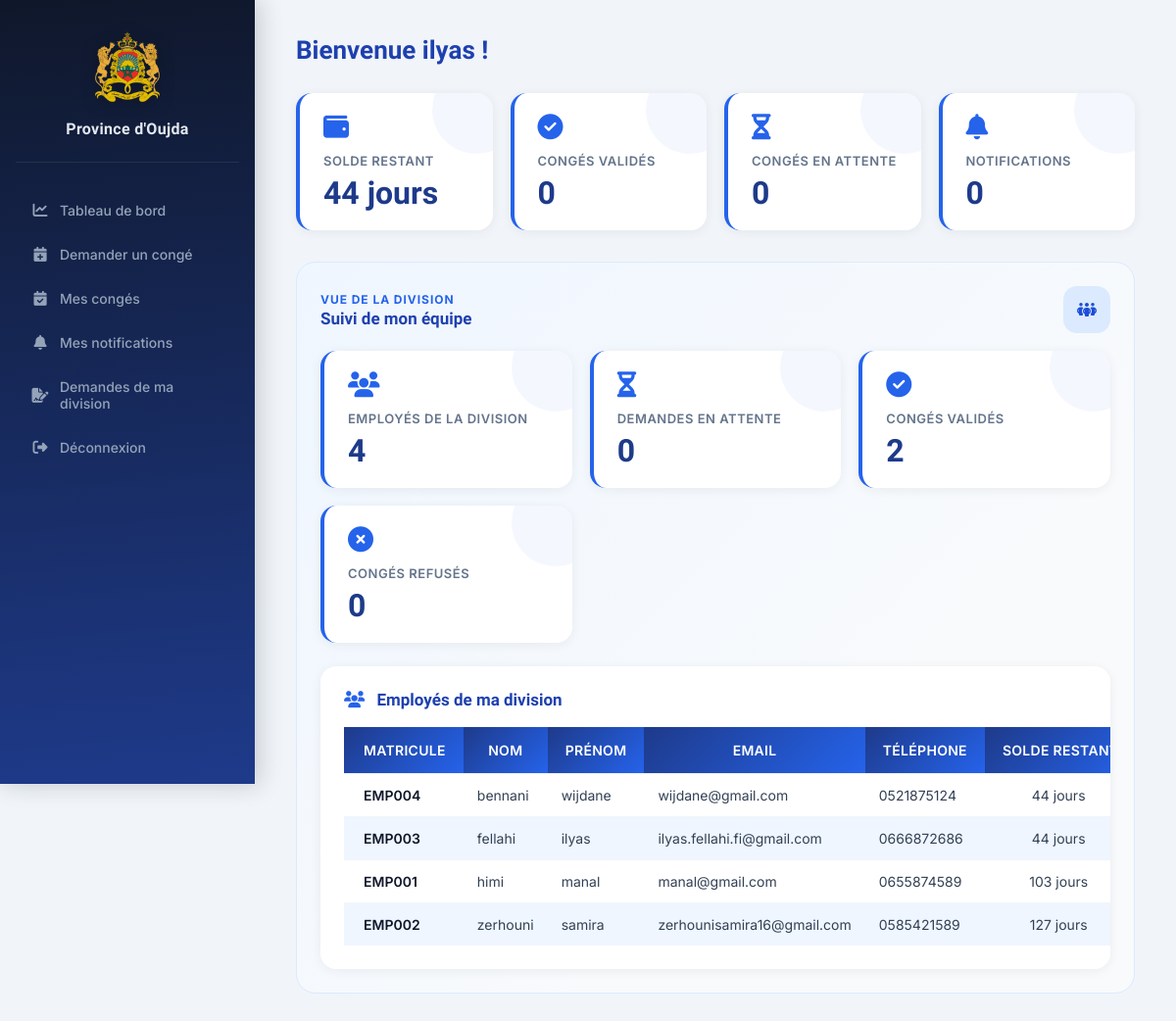
Screenshot of /employe/dashboard.php (signed in) with the database file from the repository.
### tables this page shows
CREATE TABLE `employes` (
  `id` int(11) NOT NULL,
  `matricule` varchar(50) NOT NULL,
  `nom` varchar(50) NOT NULL,
  `prenom` varchar(50) NOT NULL,
  `cin` varchar(20) DEFAULT NULL,
  `email` varchar(100) NOT NULL,
  `telephone` varchar(20) DEFAULT NULL,
  `date_embauche` date NOT NULL,
  `division_id` int(11) DEFAULT NULL,
  `utilisateur_id` int(11) DEFAULT NULL,
  `solde_annuel` int(11) DEFAULT 22,
  `reste_annee_precedente` int(11) DEFAULT 0,
  `solde_total` int(11) DEFAULT 22,
  `derniere_maj_solde` year(4) DEFAULT NULL
);

### config/auth.php (called while the page is built, shortened)
<?php
function e($value): string
{
    return htmlspecialchars((string) $value, ENT_QUOTES, 'UTF-8');
}
?>

### employe/dashboard.php (the view, shortened to what this page needs)
<?php
require_once "../config/auth.php";
require_once "../config/database.php";
$sql = "SELECT *
        FROM employes
        WHERE utilisateur_id = ?";
$stmt = $pdo->prepare($sql);
$stmt->execute([$_SESSION['id']]);
$employe = $stmt->fetch();
$sql = "SELECT COUNT(*) AS total
        FROM conges
        WHERE employe_id = ?
        AND statut = 'Valide'";
$stmt = $pdo->prepare($sql);
$stmt->execute([$employe['id']]);
$totalValide = $stmt->fetch()['total'];
$sql = "SELECT COUNT(*) AS total
        FROM conges
        WHERE employe_id = ?
        AND statut = 'En attente'";
$stmt = $pdo->prepare($sql);
$stmt->execute([$employe['id']]);
$totalAttente = $stmt->fetch()['total'];
$sql = "SELECT COUNT(*) AS total
        FROM notifications
        WHERE utilisateur_id = ?
        AND lu = 0";
$stmt = $pdo->prepare($sql);
$stmt->execute([$_SESSION['id']]);
$totalNotifications = $stmt->fetch()['total'];
if($_SESSION['role'] == "chef_division")
{
    $stmt = $pdo->prepare("
        SELECT COUNT(*) AS total
        FROM employes
        WHERE division_id = ?
    ");
    $stmt->execute([$employe['division_id']]);
    $totalEmployesDivision = $stmt->fetch()['total'];
    $stmt = $pdo->prepare("
        SELECT COUNT(*) AS total
        FROM conges
        INNER JOIN employes
        ON conges.employe_id = employes.id
        WHERE employes.division_id = ?
        AND conges.statut='En attente'
    ");
    $stmt->execute([$employe['division_id']]);
    $totalAttenteDivision = $stmt->fetch()['total'];
    $stmt = $pdo->prepare("
        SELECT COUNT(*) AS total
        FROM conges
        INNER JOIN employes
        ON conges.employe_id = employes.id
        WHERE employes.division_id = ?
        AND conges.statut='Valide'
    ");
    $stmt->execute([$employe['division_id']]);
    $totalValideDivision = $stmt->fetch()['total'];
    $stmt = $pdo->prepare("
        SELECT COUNT(*) AS total
        FROM conges
        INNER JOIN employes
        ON conges.employe_id = employes.id
        WHERE employes.division_id = ?
        AND conges.statut='Refuse'
    ");
    $stmt->execute([$employe['division_id']]);
    $totalRefuseDivision = $stmt->fetch()['total'];
}
$sql = "SELECT
            matricule,
            nom,
            prenom,
            email,
            telephone,
            solde_total
        FROM employes
        WHERE division_id = ?
        ORDER BY nom, prenom";
$stmt = $pdo->prepare($sql);
$stmt->execute([$employe['division_id']]);
$employesDivision = $stmt->fetchAll();
?>
<!DOCTYPE html>
<html lang="fr">
<head>
    <link rel="stylesheet"
          href="../assets/css/dashboard.css?v=<?php echo time();?>">
    <link rel="stylesheet"
          href="../assets/css/table.css?v=<?php echo time();?>">
    <link rel="stylesheet"
          href="../assets/css/form.css?v=<?php echo time();?>">
          <link rel="stylesheet"
href="https://cdnjs.cloudflare.com/ajax/libs/font-awesome/6.7.2/css/all.min.css">
</head>
<body>
<div class="container">
    <div class="sidebar">
        <img src="../assets/images/logo.png"
     alt="Logo Province"
     class="sidebar-logo">
<h2 class="sidebar-title">
    Province d'Oujda
</h2>
        <ul>
<li>
    <a href="dashboard.php?page=home">
        <i class="fa-solid fa-chart-line"></i>
        Tableau de bord
    </a>
</li>
<li>
    <a href="dashboard.php?page=demander_conge">
        <i class="fa-solid fa-calendar-plus"></i>
        Demander un congé
    </a>
</li>
<li>
    <a href="dashboard.php?page=mes_conges">
        <i class="fa-solid fa-calendar-check"></i>
        Mes congés
    </a>
</li>
<li>
    <a href="dashboard.php?page=notifications">
        <i class="fa-solid fa-bell"></i>
        Mes notifications
    </a>
</li>
<?php if ($_SESSION['role'] == "chef_division") { ?>
<li>
    <a href="dashboard.php?page=demandes_division">
        <i class="fa-solid fa-file-signature"></i>
        Demandes de ma division
    </a>
</li>
<?php } ?>
<li>
    <a href="../logout.php">
        <i class="fa-solid fa-right-from-bracket"></i>
        Déconnexion
    </a>
</li>
</ul>
    </div>
    <div class="main-content">
        <?php
        $page = $_GET['page'] ?? 'home';
        if ($page == 'home') {
        ?>
            <h1>Bienvenue <?= e($employe['prenom']); ?> !</h1>
<div class="cards">
    <div class="card">
        <i class="fa-solid fa-wallet card-icon"></i>
        <h3>Solde restant</h3>
        <p><?= $employe['solde_total']; ?> jours</p>
    </div>
    <div class="card">
        <i class="fa-solid fa-circle-check card-icon"></i>
        <h3>Congés validés</h3>
        <p><?= $totalValide ?></p>
    </div>
    <div class="card">
        <i class="fa-solid fa-hourglass-half card-icon"></i>
        <h3>Congés en attente</h3>
        <p><?= $totalAttente ?></p>
    </div>
    <div class="card">
        <i class="fa-solid fa-bell card-icon"></i>
        <h3>Notifications</h3>
        <p><?= $totalNotifications ?></p>
    </div>
    </div>
    <?php if($_SESSION['role']=="chef_division"){ ?>
<section class="division-dashboard">
<div class="division-heading">
    <div>
        <p class="eyebrow">Vue de la division</p>
        <h2>Suivi de mon équipe</h2>
    </div>
    <i class="fa-solid fa-people-group"></i>
</div>
<div class="cards division-cards">
    <div class="card">
        <i class="fa-solid fa-users card-icon"></i>
        <h3>Employés de la division</h3>
        <p><?= $totalEmployesDivision ?></p>
    </div>
    <div class="card">
        <i class="fa-solid fa-hourglass-half card-icon"></i>
        <h3>Demandes en attente</h3>
        <p><?= $totalAttenteDivision ?></p>
    </div>
    <div class="card">
        <i class="fa-solid fa-circle-check card-icon"></i>
        <h3>Congés validés</h3>
        <p><?= $totalValideDivision ?></p>
    </div>
    <div class="card">
        <i class="fa-solid fa-circle-xmark card-icon"></i>
        <h3>Congés refusés</h3>
        <p><?= $totalRefuseDivision ?></p>
    </div>
</div>
<div class="table-container">
<h2>
<i class="fa-solid fa-users"></i>
Employés de ma division
</h2>
<table>
<tr>
    <th>Matricule</th>
    <th>Nom</th>
    <th>Prénom</th>
    <th>Email</th>
    <th>Téléphone</th>
    <th>Solde restant</th>
</tr>
<?php foreach($employesDivision as $e){ ?>
<tr>
    <td><?= e($e['matricule']); ?></td>
    <td><?= e($e['nom']); ?></td>
    <td><?= e($e['prenom']); ?></td>
    <td><?= e($e['email']); ?></td>
    <td><?= e($e['telephone']); ?></td>
    <td><?= $e['solde_total']; ?> jours</td>
</tr>
<?php } ?>
</table>
</div>
</section>
<?php } ?>
        <?php
        }
        elseif ($page == 'demander_conge') {
            include 'demander_conge.php';
        }
        elseif ($page == 'mes_conges') {
            include 'mes_conges.php';
        }
        elseif ($page == 'notifications') {
            include 'notifications.php';
        }
        elseif ($page == 'demandes_division') {
            include 'demandes_division.php';
        }
        ?>
    </div>
</div>
</body>
</html>

### assets/css/dashboard.css (style rules this page uses)
*, *::before, *::after { box-sizing: border-box; }
html { scroll-behavior: smooth; }
body { margin: 0; padding: 0; font-family: 'Inter', system-ui, sans-serif; background: #f1f5f9; color: #1e293b; -webkit-font-smoothing: antialiased; -moz-osx-font-smoothing: grayscale; }
.container { display: flex; min-height: 100vh; }
.sidebar { width: 260px; min-width: 260px; min-height: 100vh; background: linear-gradient(175deg, #0f172a 0%, #1e3a8a 100%); color: white; padding: 28px 16px; box-shadow: 4px 0 24px rgba(15, 23, 42, 0.20); position: sticky; top: 0; height: 100vh; overflow-y: auto; display: flex; flex-direction: column; gap: 0; }
.sidebar-logo { width: 160px; height: 80px; display: block; margin: 0 auto 14px; object-fit: contain; filter: drop-shadow(0 2px 8px rgba(0,0,0,0.25)); }
.sidebar-title { text-align: center; color: #e2e8f0; margin: 0 0 28px; font-family: 'Sora', sans-serif; font-size: 16px; font-weight: 700; letter-spacing: 0.3px; padding-bottom: 24px; border-bottom: 1px solid rgba(255, 255, 255, 0.08); }
.sidebar ul { list-style: none; padding: 0; margin: 0; display: flex; flex-direction: column; gap: 4px; flex: 1; }
.sidebar ul li { margin: 0; }
.sidebar ul li a { display: flex; align-items: center; gap: 10px; padding: 11px 14px; border-radius: 10px; color: #94a3b8; text-decoration: none; font-size: 14px; font-weight: 500; transition: background 0.2s ease, color 0.2s ease, transform 0.15s ease; border: 1px solid transparent; }
.sidebar ul li a i { width: 20px; font-size: 15px; text-align: center; flex-shrink: 0; }
.main-content { flex: 1; padding: 36px 42px; min-width: 0; }
.main-content h1 { color: #0f172a; margin: 0 0 6px; font-family: 'Sora', sans-serif; font-size: 26px; font-weight: 700; line-height: 1.2; }
h1 { color: #0f172a; font-family: 'Sora', sans-serif; }
h2 { color: #1e3a8a; font-family: 'Sora', sans-serif; font-size: 17px; font-weight: 600; margin-bottom: 18px; }
h3 { font-family: 'Inter', sans-serif; }
h1 i, h2 i { color: #2563eb; margin-right: 8px; }
.cards { display: grid; grid-template-columns: repeat(auto-fit, minmax(190px, 1fr)); gap: 18px; margin-top: 24px; }
.card { background: white; padding: 22px 24px; min-height: 140px; border-radius: 16px; border-left: 4px solid #2563eb; box-shadow: 0 2px 12px rgba(15, 23, 42, 0.06); transition: transform 0.22s ease, box-shadow 0.22s ease; position: relative; overflow: hidden; display: flex; flex-direction: column; justify-content: space-between; }
.card::after { content: ""; position: absolute; width: 90px; height: 90px; right: -28px; top: -28px; background: rgba(37, 99, 235, 0.05); border-radius: 50%; pointer-events: none; }
.card-icon { font-size: 26px; color: #2563eb; margin-bottom: 10px; line-height: 1; }
.card h3 { margin: 0 0 6px; color: #64748b; font-size: 13px; font-weight: 600; text-transform: uppercase; letter-spacing: 0.5px; }
.card p { margin: 0; font-size: 32px; font-weight: 700; color: #1e3a8a; font-family: 'Sora', sans-serif; line-height: 1; }
.table-container { margin-top: 30px; background: white; padding: 24px; border-radius: 16px; box-shadow: 0 2px 12px rgba(15, 23, 42, 0.06); overflow-x: auto; }
.table-container h2 { margin-top: 0; margin-bottom: 18px; font-size: 17px; }
table { width: 100%; border-collapse: collapse; font-size: 14px; }
tbody tr { border-bottom: 1px solid #f1f5f9; transition: background 0.15s ease; }
tbody tr:last-child { border-bottom: none; }
tbody td { padding: 13px 14px; color: #334155; vertical-align: middle; }

### rows the page displays
employes: prenom "ilyas", solde_total "44", matricule "EMP003", nom "fellahi", email "ilyas.fellahi.fi@gmail.com", telephone "0666872686"
employes: matricule "EMP004", nom "bennani", prenom "wijdane", email "wijdane@gmail.com", telephone "0521875124", solde_total "44"
employes: matricule "EMP001", nom "himi", prenom "manal", email "manal@gmail.com", telephone "0655874589", solde_total "103"
employes: matricule "EMP002", nom "zerhouni", prenom "samira", email "zerhounisamira16@gmail.com", telephone "0585421589", solde_total "127"

### other values shown
$totalValide "0"
$totalAttente "0"
$totalNotifications "0"
$totalEmployesDivision "4"
$totalAttenteDivision "0"
$totalValideDivision "2"
$totalRefuseDivision "0"
